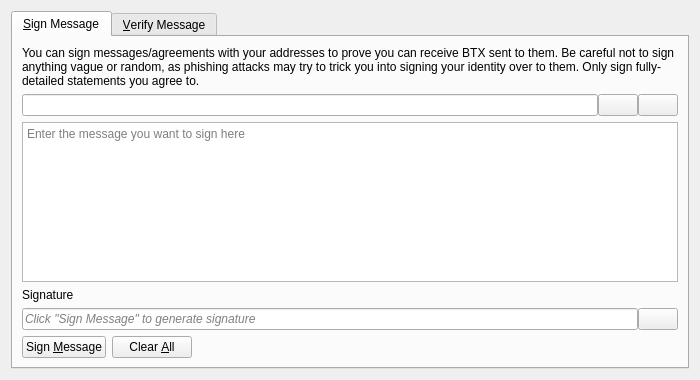
<?xml version="1.0" encoding="UTF-8"?>
<ui version="4.0">
 <class>SignVerifyMessageDialog</class>
 <widget class="QDialog" name="SignVerifyMessageDialog">
  <property name="geometry">
   <rect>
    <x>0</x>
    <y>0</y>
    <width>700</width>
    <height>380</height>
   </rect>
  </property>
  <property name="minimumSize">
   <size>
    <width>700</width>
    <height>380</height>
   </size>
  </property>
  <property name="windowTitle">
   <string>Signatures - Sign / Verify a Message</string>
  </property>
  <property name="modal">
   <bool>true</bool>
  </property>
  <layout class="QVBoxLayout" name="verticalLayout">
   <item>
    <widget class="QTabWidget" name="tabWidget">
     <property name="currentIndex">
      <number>0</number>
     </property>
     <widget class="QWidget" name="tabSignMessage">
      <attribute name="title">
       <string>&amp;Sign Message</string>
      </attribute>
      <layout class="QVBoxLayout" name="verticalLayout_SM">
       <item>
        <widget class="QLabel" name="infoLabel_SM">
         <property name="text">
          <string>You can sign messages/agreements with your addresses to prove you can receive BTX sent to them. Be careful not to sign anything vague or random, as phishing attacks may try to trick you into signing your identity over to them. Only sign fully-detailed statements you agree to.</string>
         </property>
         <property name="textFormat">
          <enum>Qt::PlainText</enum>
         </property>
         <property name="wordWrap">
          <bool>true</bool>
         </property>
        </widget>
       </item>
       <item>
        <layout class="QHBoxLayout" name="horizontalLayout_1_SM">
         <property name="spacing">
          <number>0</number>
         </property>
         <item>
          <widget class="QValidatedLineEdit" name="addressIn_SM">
           <property name="toolTip">
            <string>The BTX address to sign the message with</string>
           </property>
          </widget>
         </item>
         <item>
          <widget class="QPushButton" name="addressBookButton_SM">
           <property name="toolTip">
            <string>Choose previously used address</string>
           </property>
           <property name="text">
            <string/>
           </property>
           <property name="icon">
            <iconset resource="../bitcoin.qrc">
             <normaloff>:/icons/address-book</normaloff>:/icons/address-book</iconset>
           </property>
           <property name="shortcut">
            <string>Alt+A</string>
           </property>
           <property name="autoDefault">
            <bool>false</bool>
           </property>
          </widget>
         </item>
         <item>
          <widget class="QPushButton" name="pasteButton_SM">
           <property name="toolTip">
            <string>Paste address from clipboard</string>
           </property>
           <property name="text">
            <string/>
           </property>
           <property name="icon">
            <iconset resource="../bitcoin.qrc">
             <normaloff>:/icons/editpaste</normaloff>:/icons/editpaste</iconset>
           </property>
           <property name="shortcut">
            <string>Alt+P</string>
           </property>
           <property name="autoDefault">
            <bool>false</bool>
           </property>
          </widget>
         </item>
        </layout>
       </item>
       <item>
        <widget class="QPlainTextEdit" name="messageIn_SM">
         <property name="toolTip">
          <string>Enter the message you want to sign here</string>
         </property>
         <property name="placeholderText">
          <string>Enter the message you want to sign here</string>
         </property>
        </widget>
       </item>
       <item>
        <widget class="QLabel" name="signatureLabel_SM">
         <property name="text">
          <string>Signature</string>
         </property>
         <property name="textFormat">
          <enum>Qt::PlainText</enum>
         </property>
        </widget>
       </item>
       <item>
        <layout class="QHBoxLayout" name="horizontalLayout_2_SM">
         <property name="spacing">
          <number>0</number>
         </property>
         <item>
          <widget class="QLineEdit" name="signatureOut_SM">
           <property name="placeholderText">
            <string>Click "Sign Message" to generate signature</string>
           </property>
           <property name="font">
            <font>
             <italic>true</italic>
            </font>
           </property>
           <property name="readOnly">
            <bool>true</bool>
           </property>
          </widget>
         </item>
         <item>
          <widget class="QPushButton" name="copySignatureButton_SM">
           <property name="toolTip">
            <string>Copy the current signature to the system clipboard</string>
           </property>
           <property name="text">
            <string/>
           </property>
           <property name="icon">
            <iconset resource="../bitcoin.qrc">
             <normaloff>:/icons/editcopy</normaloff>:/icons/editcopy</iconset>
           </property>
           <property name="autoDefault">
            <bool>false</bool>
           </property>
          </widget>
         </item>
        </layout>
       </item>
       <item>
        <layout class="QHBoxLayout" name="horizontalLayout_3_SM">
         <item>
          <widget class="QPushButton" name="signMessageButton_SM">
           <property name="toolTip">
            <string>Sign the message to prove you own this BTX address</string>
           </property>
           <property name="text">
            <string>Sign &amp;Message</string>
           </property>
           <property name="icon">
            <iconset resource="../bitcoin.qrc">
             <normaloff>:/icons/edit</normaloff>:/icons/edit</iconset>
           </property>
           <property name="autoDefault">
            <bool>false</bool>
           </property>
          </widget>
         </item>
         <item>
          <widget class="QPushButton" name="clearButton_SM">
           <property name="toolTip">
            <string>Reset all sign message fields</string>
           </property>
           <property name="text">
            <string>Clear &amp;All</string>
           </property>
           <property name="icon">
            <iconset resource="../bitcoin.qrc">
             <normaloff>:/icons/remove</normaloff>:/icons/remove</iconset>
           </property>
           <property name="autoDefault">
            <bool>false</bool>
           </property>
          </widget>
         </item>
         <item>
          <spacer name="horizontalSpacer_1_SM">
           <property name="orientation">
            <enum>Qt::Horizontal</enum>
           </property>
           <property name="sizeType">
            <enum>QSizePolicy::Expanding</enum>
           </property>
           <property name="sizeHint" stdset="0">
            <size>
             <width>40</width>
             <height>20</height>
            </size>
           </property>
          </spacer>
         </item>
         <item>
          <widget class="QLabel" name="statusLabel_SM">
           <property name="sizePolicy">
            <sizepolicy hsizetype="Expanding" vsizetype="Preferred">
             <horstretch>1</horstretch>
             <verstretch>0</verstretch>
            </sizepolicy>
           </property>
           <property name="font">
            <font>
             <weight>75</weight>
             <bold>true</bold>
            </font>
           </property>
           <property name="text">
            <string/>
           </property>
           <property name="wordWrap">
            <bool>true</bool>
           </property>
          </widget>
         </item>
         <item>
          <spacer name="horizontalSpacer_2_SM">
           <property name="orientation">
            <enum>Qt::Horizontal</enum>
           </property>
           <property name="sizeType">
            <enum>QSizePolicy::Expanding</enum>
           </property>
           <property name="sizeHint" stdset="0">
            <size>
             <width>40</width>
             <height>20</height>
            </size>
           </property>
          </spacer>
         </item>
        </layout>
       </item>
      </layout>
     </widget>
     <widget class="QWidget" name="tabVerifyMessage">
      <attribute name="title">
       <string>&amp;Verify Message</string>
      </attribute>
      <layout class="QVBoxLayout" name="verticalLayout_VM">
       <item>
        <widget class="QLabel" name="infoLabel_VM">
         <property name="text">
          <string>Enter the receiver's address, message (ensure you copy line breaks, spaces, tabs, etc. exactly) and signature below to verify the message. Be careful not to read more into the signature than what is in the signed message itself, to avoid being tricked by a man-in-the-middle attack. Note that this only proves the signing party receives with the address, it cannot prove sendership of any transaction!</string>
         </property>
         <property name="textFormat">
          <enum>Qt::PlainText</enum>
         </property>
         <property name="alignment">
          <set>Qt::AlignLeading|Qt::AlignLeft|Qt::AlignTop</set>
         </property>
         <property name="wordWrap">
          <bool>true</bool>
         </property>
        </widget>
       </item>
       <item>
        <layout class="QHBoxLayout" name="horizontalLayout_1_VM">
         <property name="spacing">
          <number>0</number>
         </property>
         <item>
          <widget class="QValidatedLineEdit" name="addressIn_VM">
           <property name="toolTip">
            <string>The BTX address the message was signed with</string>
           </property>
          </widget>
         </item>
         <item>
          <widget class="QPushButton" name="addressBookButton_VM">
           <property name="toolTip">
            <string>Choose previously used address</string>
           </property>
           <property name="text">
            <string/>
           </property>
           <property name="icon">
            <iconset resource="../bitcoin.qrc">
             <normaloff>:/icons/address-book</normaloff>:/icons/address-book</iconset>
           </property>
           <property name="shortcut">
            <string>Alt+A</string>
           </property>
           <property name="autoDefault">
            <bool>false</bool>
           </property>
          </widget>
         </item>
        </layout>
       </item>
       <item>
        <widget class="QPlainTextEdit" name="messageIn_VM">
          <property name="toolTip">
            <string>The signed message to verify</string>
          </property>
          <property name="placeholderText">
            <string>The signed message to verify</string>
          </property>
        </widget>
       </item>
       <item>
        <widget class="QValidatedLineEdit" name="signatureIn_VM">
          <property name="toolTip">
            <string>The signature given when the message was signed</string>
          </property>
          <property name="placeholderText">
            <string>The signature given when the message was signed</string>
          </property>
        </widget>
       </item>
       <item>
        <layout class="QHBoxLayout" name="horizontalLayout_2_VM">
         <item>
          <widget class="QPushButton" name="verifyMessageButton_VM">
           <property name="toolTip">
            <string>Verify the message to ensure it was signed with the specified BTX address</string>
           </property>
           <property name="text">
            <string>Verify &amp;Message</string>
           </property>
           <property name="icon">
            <iconset resource="../bitcoin.qrc">
             <normaloff>:/icons/transaction_0</normaloff>:/icons/transaction_0</iconset>
           </property>
           <property name="autoDefault">
            <bool>false</bool>
           </property>
          </widget>
         </item>
         <item>
          <widget class="QPushButton" name="clearButton_VM">
           <property name="toolTip">
            <string>Reset all verify message fields</string>
           </property>
           <property name="text">
            <string>Clear &amp;All</string>
           </property>
           <property name="icon">
            <iconset resource="../bitcoin.qrc">
             <normaloff>:/icons/remove</normaloff>:/icons/remove</iconset>
           </property>
           <property name="autoDefault">
            <bool>false</bool>
           </property>
          </widget>
         </item>
         <item>
          <spacer name="horizontalSpacer_1_VM">
           <property name="orientation">
            <enum>Qt::Horizontal</enum>
           </property>
           <property name="sizeType">
            <enum>QSizePolicy::Expanding</enum>
           </property>
           <property name="sizeHint" stdset="0">
            <size>
             <width>40</width>
             <height>20</height>
            </size>
           </property>
          </spacer>
         </item>
         <item>
          <widget class="QLabel" name="statusLabel_VM">
           <property name="sizePolicy">
            <sizepolicy hsizetype="Expanding" vsizetype="Preferred">
             <horstretch>1</horstretch>
             <verstretch>0</verstretch>
            </sizepolicy>
           </property>
           <property name="font">
            <font>
             <weight>75</weight>
             <bold>true</bold>
            </font>
           </property>
           <property name="text">
            <string/>
           </property>
           <property name="wordWrap">
            <bool>true</bool>
           </property>
          </widget>
         </item>
         <item>
          <spacer name="horizontalSpacer_2_VM">
           <property name="orientation">
            <enum>Qt::Horizontal</enum>
           </property>
           <property name="sizeType">
            <enum>QSizePolicy::Expanding</enum>
           </property>
           <property name="sizeHint" stdset="0">
            <size>
             <width>40</width>
             <height>20</height>
            </size>
           </property>
          </spacer>
         </item>
        </layout>
       </item>
      </layout>
     </widget>
    </widget>
   </item>
  </layout>
 </widget>
 <customwidgets>
  <customwidget>
   <class>QValidatedLineEdit</class>
   <extends>QLineEdit</extends>
   <header>qt/qvalidatedlineedit.h</header>
  </customwidget>
 </customwidgets>
 <resources>
  <include location="../bitcoin.qrc"/>
 </resources>
 <connections/>
</ui>
